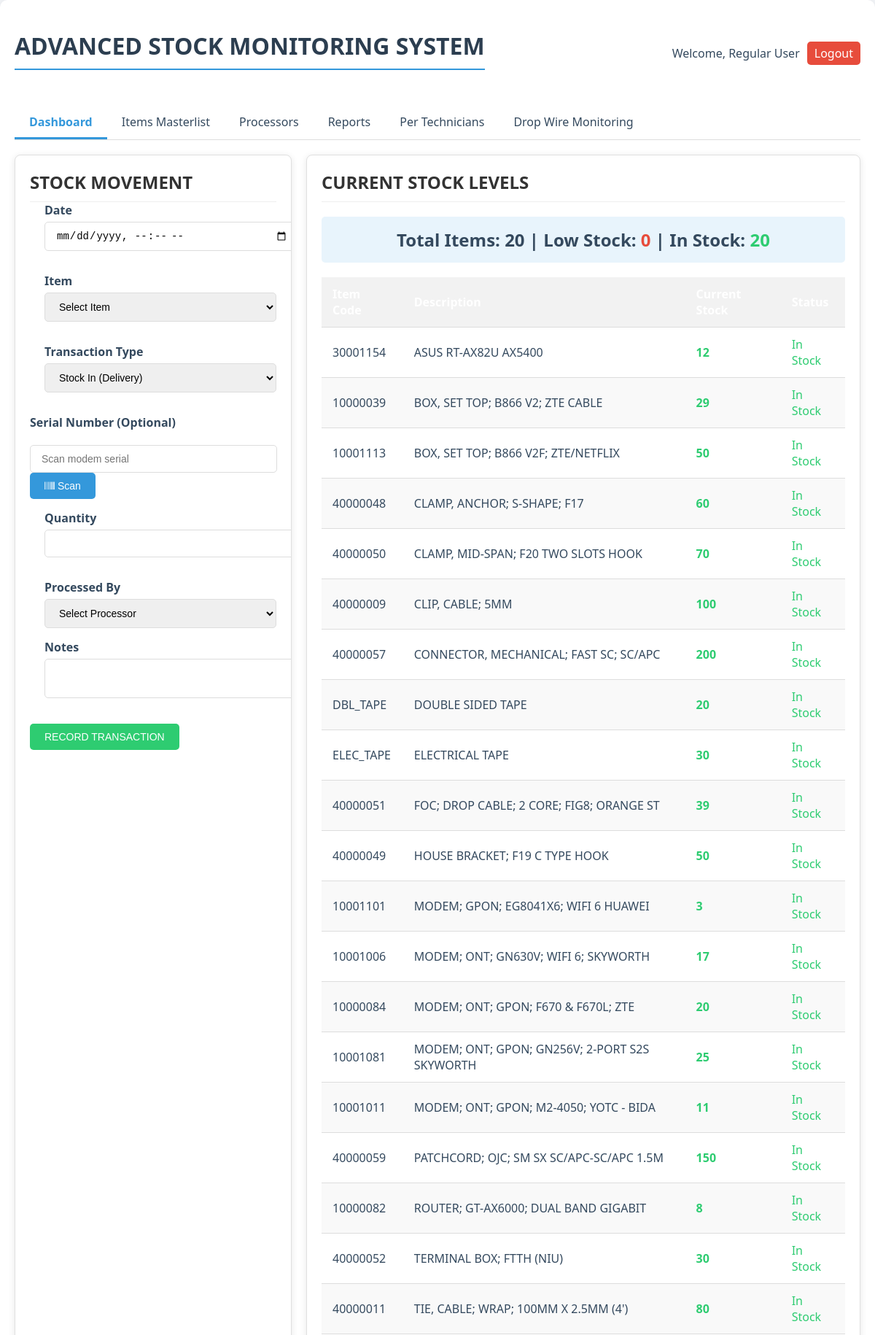
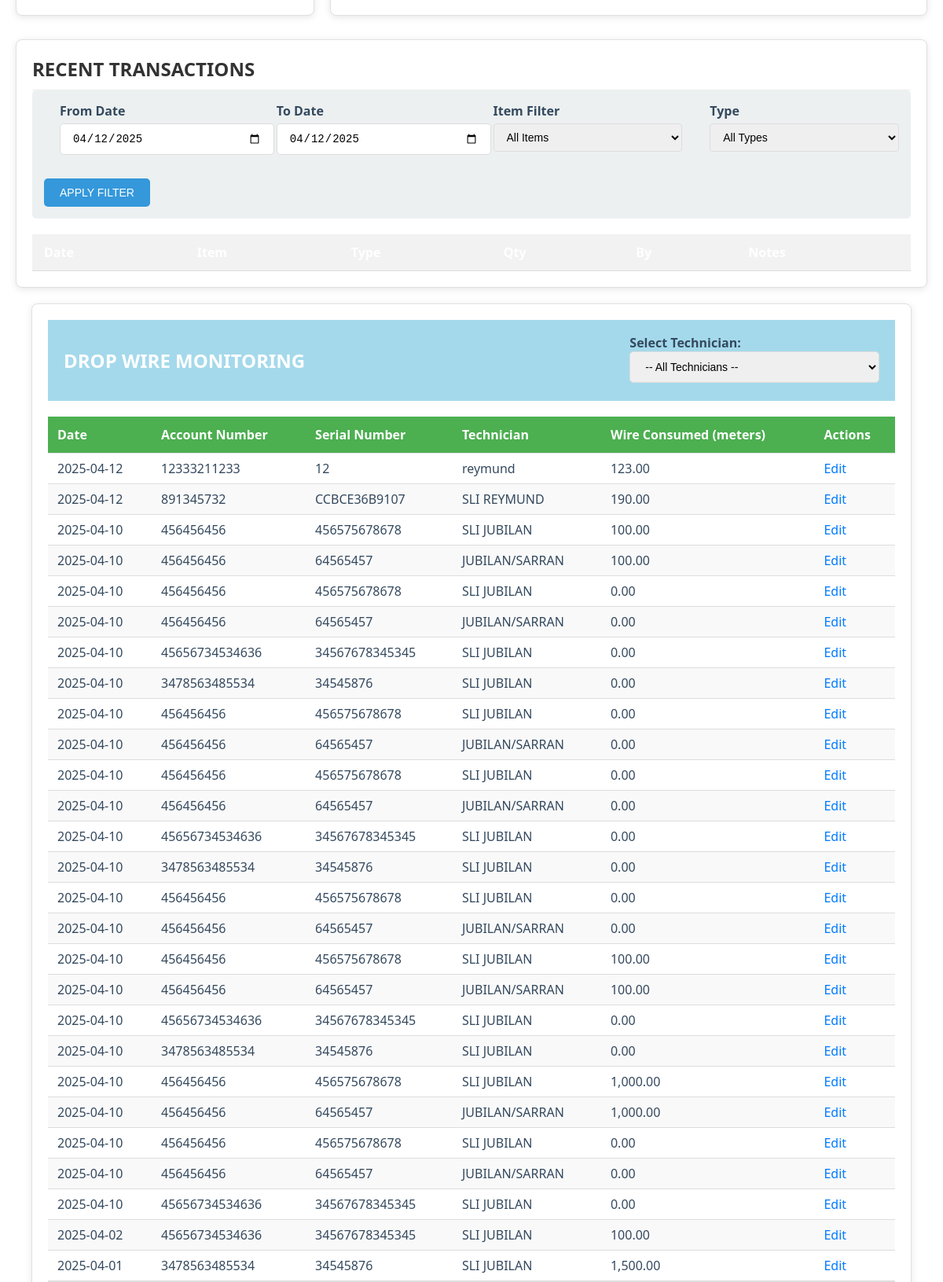
Page /index.php (signed in, upper part) on the committed database (2 pictures, top to bottom).
### tables this page shows
CREATE TABLE `items` (
  `item_code` varchar(20) NOT NULL,
  `description` varchar(255) NOT NULL,
  `category` varchar(50) NOT NULL,
  `current_stock` int(11) NOT NULL DEFAULT 0,
  `min_stock` int(11) NOT NULL DEFAULT 0
);

CREATE TABLE `drop_wire_consumption` (
  `id` int(11) NOT NULL,
  `account_number` varchar(255) NOT NULL,
  `serial_number` varchar(255) NOT NULL,
  `technician_name` varchar(255) NOT NULL,
  `drop_wire_consumed` float NOT NULL,
  `date` date NOT NULL
);

CREATE TABLE `transactions` (
  `transaction_id` int(11) NOT NULL,
  `transaction_date` datetime NOT NULL,
  `item_code` varchar(20) NOT NULL,
  `transaction_type` enum('in','out','adjust') NOT NULL,
  `quantity` int(11) NOT NULL,
  `processed_by` varchar(50) NOT NULL,
  `notes` text DEFAULT NULL,
  `serial_number` varchar(50) DEFAULT NULL,
  `account_number` varchar(100) DEFAULT NULL,
  `status` varchar(100) DEFAULT NULL,
  `last_realesby` varchar(100) DEFAULT NULL,
  `updated_at` timestamp NOT NULL DEFAULT current_timestamp() ON UPDATE current_timestamp()
);

### index.php (the view, shortened to what this page needs)
<?php
require_once 'config.php';
$current_user = $_SESSION['full_name'];
$tab = isset($_GET['tab']) ? $_GET['tab'] : 'dashboard';
$stockLevels = $pdo->query("
    SELECT i.*,
           CASE
               WHEN i.current_stock <= 0 THEN 'Out of Stock'
               WHEN i.current_stock <= i.min_stock THEN 'Low Stock'
               ELSE 'In Stock'
           END AS status
    FROM items i
    ORDER BY i.description
")->fetchAll();
$summary = $pdo->query("
    SELECT
        COUNT(*) as total_items,
        SUM(CASE WHEN current_stock <= 0 THEN 1 ELSE 0 END) as out_of_stock,
        SUM(CASE WHEN current_stock > 0 AND current_stock <= min_stock THEN 1 ELSE 0 END) as low_stock,
        SUM(CASE WHEN current_stock > min_stock THEN 1 ELSE 0 END) as in_stock
    FROM items
")->fetch();
function getDropWireConsumption($pdo, $technician = null, $startDate = null, $endDate = null) {
    $query = "
        SELECT dwc.*, t.account_number, t.serial_number, t.processed_by AS technician_name
        FROM drop_wire_consumption AS dwc
        JOIN transactions AS t ON dwc.account_number = t.account_number
        WHERE 1=1
    ";
    $params = [];
    $query .= " ORDER BY dwc.date DESC";
    $stmt = $pdo->prepare($query);
    $stmt->execute($params);
    return $stmt->fetchAll(PDO::FETCH_ASSOC);
}
try {
    $selectedTech = $_GET['technician'] ?? '';
    $startDate = $_GET['start_date'] ?? null;
    $endDate = $_GET['end_date'] ?? null;
    $consumptionData = getDropWireConsumption($pdo, $selectedTech, $startDate, $endDate);
} catch (Exception $e) {
    echo json_encode(['error' => $e->getMessage()]);
    exit();
} catch (PDOException $e) {
    echo json_encode(['error' => 'Database error: ' . $e->getMessage()]);
    exit();
}
?>
<!DOCTYPE html>
<html lang="en">
<head>
    <link rel="stylesheet" href="https://cdnjs.cloudflare.com/ajax/libs/font-awesome/5.15.4/css/all.min.css">
    <link rel="stylesheet" href="styles.css">
</head>
    <div class="container">
        <div class="header">
            <h1>ADVANCED STOCK MONITORING SYSTEM</h1>
            <div class="user-info">
                <span>Welcome, <?php echo htmlspecialchars($current_user); ?></span>
                <a href="logout.php" class="logout-btn">Logout</a>
            </div>
        </div>
        <div class="tabs">
            <div class="tab <?php echo $tab === 'dashboard' ? 'active' : ''; ?>" onclick="switchTab('dashboard')">Dashboard</div>
            <div class="tab <?php echo $tab === 'items' ? 'active' : ''; ?>" onclick="switchTab('items')">Items Masterlist</div>
             <div class="tab <?= $tab === 'processors' ? 'active' : '' ?>" onclick="switchTab('processors')">Processors</div>
            <div class="tab <?php echo $tab === 'reports' ? 'active' : ''; ?>" onclick="switchTab('reports')">Reports</div>
             <div class="tab <?php echo $tab === 'technicians' ? 'active' : ''; ?>" onclick="switchTab('technicians')">Per Technicians</div>
            <div class="tab <?php echo $tab === 'dropwire' ? 'active' : ''; ?>" onclick="switchTab('dropwire')">Drop Wire Monitoring</div>
        </div>
        <div id="dashboard" class="tab-content <?php echo $tab === 'dashboard' ? 'active' : ''; ?>">
            <div class="dashboard">
                <div class="card">
                    <div class="card-title">STOCK MOVEMENT</div>
                    <form method="POST" action="index.php">
                        <div class="form-row">
                            <div class="form-group">
                                <label>Date</label>
                                <input type="datetime-local" name="trans_date" value="<?php date('Y-m-d\TH:i'); ?>" required>
                            </div>
                        </div>
                        <div class="form-row">
                            <div class="form-group">
                                <label>Item</label>
                                <select name="item_code" required>
                                    <option value="">Select Item</option>
                                </select>
                            </div>
                            <div class="form-group">
                                <label>Transaction Type</label>
                                <select name="trans_type" required>
                                    <option value="in">Stock In (Delivery)</option>
                                </select>
                            </div>
                            <label>Serial Number (Optional)</label>
    <div class="serial-input-group">
        <input type="text" name="serial_number" id="serialNumberInput" placeholder="Scan modem serial">
        <button type="button" class="btn" onclick="startSerialScanner()">
            <i class="fas fa-barcode"></i> Scan
        </button>
    </div>
                        </div>
                        <div class="form-row">
                            <div class="form-group">
                                <label>Quantity</label>
                                <input type="number" name="quantity" min="1" required>
                            </div>
                        </div>
        <div class="form-group">
    <label>Processed By</label>
    <select name="processed_by" required>
        <option value="">Select Processor</option>
    </select>
</div>
                        <div class="form-row">
                            <div class="form-group">
                                <label>Notes</label>
                                <textarea name="notes" rows="2"></textarea>
                            </div>
                        </div>
                        <button type="submit" class="btn btn-success">RECORD TRANSACTION</button>
                    </form>
                </div>
                <div class="card">
                    <div class="card-title">CURRENT STOCK LEVELS</div>
                    <div class="current-stock">
                        Total Items: <span id="totalItems"><?php echo $summary['total_items']; ?></span> |
                        Low Stock: <span id="lowStock" class="low-stock"><?php echo $summary['low_stock']; ?></span> |
                        In Stock: <span id="inStock" class="high-stock"><?php echo $summary['in_stock']; ?></span>
                    </div>
                    <table id="stockLevels">
                        <thead>
                            <tr>
                                <th>Item Code</th>
                                <th>Description</th>
                                <th>Current Stock</th>
                                <th>Status</th>
                            </tr>
                        </thead>
                        <tbody>
                            <?php foreach ($stockLevels as $item): ?>
                                <tr>
                                    <td><?php echo htmlspecialchars($item['item_code']); ?></td>
                                    <td><?php echo htmlspecialchars($item['description']); ?></td>
                                    <td class="stock-level <?php
                                        echo $item['current_stock'] <= 0 ? 'low-stock' :
                                            ($item['current_stock'] <= $item['min_stock'] ? 'medium-stock' : 'high-stock');
                                    ?>">
                                        <?php echo $item['current_stock']; ?>
                                    </td>
                                    <td class="<?php
                                        echo $item['current_stock'] <= 0 ? 'low-stock' :
                                            ($item['current_stock'] <= $item['min_stock'] ? 'medium-stock' : 'high-stock');
                                    ?>">
                                        <?php echo $item['status']; ?>
                                    </td>
                                </tr>
                            <?php endforeach; ?>
                        </tbody>
                    </table>
                </div>
            </div>
           <div class="card">
    <div class="card-title">RECENT TRANSACTIONS</div>
    <div class="search-filter">
        <div class="form-row">
            <div class="form-group">
                <label>From Date</label>
                <input type="date" id="fromDate" value="<?= date('Y-m-d') ?>">
            </div>
            <div class="form-group">
                <label>To Date</label>
                <input type="date" id="toDate" value="<?= date('Y-m-d') ?>">
            </div>
            <div class="form-group">
                <label>Item Filter</label>
                <select id="itemFilter">
                    <option value="">All Items</option>
                </select>
            </div>
            <div class="form-group">
                <label>Type</label>
                <select id="typeFilter">
                    <option value="">All Types</option>
                </select>
            </div>
        </div>
        <button class="btn" id="applyFilter">APPLY FILTER</button>
    </div>
    <table id="transHistory">
        <thead>
            <tr>
                <th>Date</th>
                <th>Item</th>
                <th>Type</th>
                <th>Qty</th>
                <th>By</th>
                <th>Notes</th>
            </tr>
        </thead>
    </table>
</div>
        </div>
<div id="dropwire">
        <div class="card">
            <div class="card-header">
                     <h2>DROP WIRE MONITORING</h2>
                <form id="technician-form">
                    <label>Select Technician:
                        <select name="technician">
                            <option value="">-- All Technicians --</option>
                        </select>
                    </label>
                </form>
            </div>
            <table id="dropwire-table">
                <thead style="display: table-header-group; background: #f8f9fa;">
                    <tr>
                        <th>Date</th>
                        <th>Account Number</th>
                        <th>Serial Number</th>
                        <th>Technician</th>
                        <th>Wire Consumed (meters)</th>
                        <th>Actions</th>
                    </tr>
                </thead>
                <tbody>
                    <?php if (empty($consumptionData)): ?>
                    <tr>
                        <td colspan="6">No data found</td>
                    </tr>
                    <?php else: ?>
                    <?php foreach ($consumptionData as $row): ?>
                    <tr>
                        <td><?= htmlspecialchars($row['date']) ?></td>
                        <td><?= htmlspecialchars($row['account_number']) ?></td>
                        <td><?= htmlspecialchars($row['serial_number']) ?></td>
                        <td><?= htmlspecialchars($row['technician_name']) ?></td>
                        <td><?= number_format($row['drop_wire_consumed'], 2) ?></td>
                       <td><a href="#" class="edit-button" data-id="<?= $row['id'] ?>">Edit</a></td>
                    </tr>
                    <?php endforeach; ?>
                    <?php endif; ?>
                </tbody>
            </table>
        </div>
    </div>
</body>
</html>

### styles.css (style rules this page uses)
:root { --primary: #3498db; --secondary: #2c3e50; --success: #2ecc71; --danger: #e74c3c; --light: #ecf0f1; --dark: #34495e; }
.container { max-width: 1200px; margin: 0 auto; background: white; padding: 20px; border-radius: 10px; box-shadow: 0 0 20px rgba(0,0,0,0.1); }
h1 { text-align: center; color: var(--secondary); margin-bottom: 30px; border-bottom: 2px solid var(--primary); padding-bottom: 10px; }
.dashboard { display: grid; grid-template-columns: 1fr 2fr; gap: 20px; margin-bottom: 30px; }
.card { background: white; border-radius: 8px; padding: 20px; box-shadow: 0 2px 10px rgba(0,0,0,0.05); border-top: 4px solid var(--primary); }
.card-title { font-weight: 600; color: var(--primary); margin-bottom: 15px; font-size: 18px; }
.form-row { display: flex; gap: 15px; margin-bottom: 15px; flex-wrap: wrap; }
.form-group { flex: 1; min-width: 200px; }
label { display: block; margin-bottom: 5px; font-weight: 500; color: var(--dark); }
input, select, textarea { width: 100%; padding: 10px 15px; border: 1px solid #ddd; border-radius: 5px; font-size: 14px; transition: all 0.3s; }
.btn { background: var(--primary); color: white; border: none; padding: 10px 20px; border-radius: 5px; cursor: pointer; font-size: 14px; transition: all 0.3s; }
.btn-success { background: var(--success); }
table { width: 100%; border-collapse: collapse; margin-top: 20px; }
th { background: var(--primary); color: white; padding: 12px 15px; text-align: left; }
td { padding: 10px 15px; border-bottom: 1px solid #eee; }
tr:nth-child(even) { background: #f9f9f9; }
.stock-level { font-weight: bold; }
.low-stock { color: var(--danger); }
.high-stock { color: var(--success); }
.search-filter { background: var(--light); padding: 15px; border-radius: 5px; margin-bottom: 20px; }
.current-stock { font-size: 24px; font-weight: bold; text-align: center; margin: 20px 0; padding: 15px; background: #e8f4fc; border-radius: 5px; }
.tabs { display: flex; margin-bottom: 20px; border-bottom: 1px solid #ddd; }
.tab { padding: 10px 20px; cursor: pointer; border-bottom: 3px solid transparent; }
.tab.active { border-bottom-color: var(--primary); color: var(--primary); font-weight: bold; }
.tab-content { display: none; }
.tab-content.active { display: block; }
.header { display: flex; justify-content: space-between; align-items: center; margin-bottom: 20px; }
.user-info { display: flex; align-items: center; gap: 10px; }
.logout-btn { background: var(--danger); color: white; border: none; padding: 5px 10px; border-radius: 5px; cursor: pointer; }
.search-filter select { padding: 8px 12px; border: 1px solid #ddd; border-radius: 4px; width: 100%; }
.form-group { margin-bottom: 15px; }
label { display: block; margin-bottom: 5px; font-weight: bold; }
#dropwire { max-width: 1200px; margin: 0 auto; }
.card { background: white; border-radius: 8px; box-shadow: 0 2px 4px rgba(0,0,0,0.1); padding: 20px; }
.card-title { font-size: 24px; font-weight: bold; margin-bottom: 20px; color: #333; border-bottom: 1px solid #eee; padding-bottom: 10px; }
th, td { padding: 12px 15px; text-align: left; border-bottom: 1px solid #ddd; }
th { background-color: #f2f2f2; font-weight: bold; }
a { color: #007bff; text-decoration: none; }
#dropwire { font-family: 'Segoe UI', Tahoma, Geneva, Verdana, sans-serif; margin: 20px; }
.card { border: 1px solid #e0e0e0; border-radius: 8px; box-shadow: 0 2px 10px rgba(0, 0, 0, 0.1); overflow: hidden; }
.card-header { background: #a4d9eb; color: white; padding: 15px 20px; display: flex; justify-content: space-between; align-items: center; }
.card-title { margin: 0; font-size: 1.5rem; }
.form-group { margin-left: 20px; }
#dropwire-table { width: 100%; border-collapse: collapse; }
#dropwire-table th { padding: 12px; text-align: left; background: #4CAF50; color: white; }
#dropwire-table td { padding: 8px 12px; border-bottom: 1px solid #ddd; }

### rows in the picture
items: item_code "30001154", description "ASUS RT-AX82U AX5400", current_stock "12", status "In Stock"
items: item_code "10000039", description "BOX, SET TOP; B866 V2; ZTE CABLE", current_stock "29", status "In Stock"
items: item_code "10001113", description "BOX, SET TOP; B866 V2F; ZTE/NETFLIX", current_stock "50", status "In Stock"
items: item_code "40000048", description "CLAMP, ANCHOR; S-SHAPE; F17", current_stock "60", status "In Stock"
items: item_code "40000050", description "CLAMP, MID-SPAN; F20 TWO SLOTS HOOK", current_stock "70", status "In Stock"
items: item_code "40000009", description "CLIP, CABLE; 5MM", current_stock "100", status "In Stock"
items: item_code "40000057", description "CONNECTOR, MECHANICAL; FAST SC; SC/APC", current_stock "200", status "In Stock"
items: item_code "DBL_TAPE", description "DOUBLE SIDED TAPE", current_stock "20", status "In Stock"
items: item_code "ELEC_TAPE", description "ELECTRICAL TAPE", current_stock "30", status "In Stock"
items: item_code "40000051", description "FOC; DROP CABLE; 2 CORE; FIG8; ORANGE ST", current_stock "39", status "In Stock"
items: item_code "40000049", description "HOUSE BRACKET; F19 C TYPE HOOK", current_stock "50", status "In Stock"
items: item_code "10001101", description "MODEM; GPON; EG8041X6; WIFI 6 HUAWEI", current_stock "3", status "In Stock"
items: item_code "10001006", description "MODEM; ONT; GN630V; WIFI 6; SKYWORTH", current_stock "17", status "In Stock"
items: item_code "10000084", description "MODEM; ONT; GPON; F670 & F670L; ZTE", current_stock "20", status "In Stock"
items: item_code "10001081", description "MODEM; ONT; GPON; GN256V; 2-PORT S2S SKYWORTH", current_stock "25", status "In Stock"
items: item_code "10001011", description "MODEM; ONT; GPON; M2-4050; YOTC - BIDA", current_stock "11", status "In Stock"
items: item_code "40000059", description "PATCHCORD; OJC; SM SX SC/APC-SC/APC 1.5M", current_stock "150", status "In Stock"
items: item_code "10000082", description "ROUTER; GT-AX6000; DUAL BAND GIGABIT", current_stock "8", status "In Stock"
items: item_code "40000052", description "TERMINAL BOX; FTTH (NIU)", current_stock "30", status "In Stock"
items: item_code "40000011", description "TIE, CABLE; WRAP; 100MM X 2.5MM (4')", current_stock "80", status "In Stock"
drop_wire_consumption: date "2025-04-12", transactions.account_number "12333211233", transactions.serial_number "12", transactions.processed_by "reymund", drop_wire_consumed "123.00"
drop_wire_consumption: date "2025-04-12", transactions.account_number "891345732", transactions.serial_number "CCBCE36B9107", transactions.processed_by "SLI REYMUND", drop_wire_consumed "190.00"
drop_wire_consumption: date "2025-04-10", transactions.account_number "456456456", transactions.serial_number "456575678678", transactions.processed_by "SLI JUBILAN", drop_wire_consumed "100.00", transactions.serial_number "64565457", transactions.processed_by "JUBILAN/SARRAN"
drop_wire_consumption: date "2025-04-10", transactions.account_number "456456456", transactions.serial_number "456575678678", transactions.processed_by "SLI JUBILAN", drop_wire_consumed "0.00", transactions.serial_number "64565457", transactions.processed_by "JUBILAN/SARRAN"
drop_wire_consumption: date "2025-04-10", transactions.account_number "45656734534636", transactions.serial_number "34567678345345", transactions.processed_by "SLI JUBILAN", drop_wire_consumed "0.00"
drop_wire_consumption: date "2025-04-10", transactions.account_number "3478563485534", transactions.serial_number "34545876", transactions.processed_by "SLI JUBILAN", drop_wire_consumed "0.00"
drop_wire_consumption: date "2025-04-10", transactions.account_number "456456456", transactions.serial_number "456575678678", transactions.processed_by "SLI JUBILAN", drop_wire_consumed "0.00", transactions.serial_number "64565457", transactions.processed_by "JUBILAN/SARRAN"
drop_wire_consumption: date "2025-04-10", transactions.account_number "456456456", transactions.serial_number "456575678678", transactions.processed_by "SLI JUBILAN", drop_wire_consumed "0.00", transactions.serial_number "64565457", transactions.processed_by "JUBILAN/SARRAN"
drop_wire_consumption: date "2025-04-10", transactions.account_number "45656734534636", transactions.serial_number "34567678345345", transactions.processed_by "SLI JUBILAN", drop_wire_consumed "0.00"
drop_wire_consumption: date "2025-04-10", transactions.account_number "3478563485534", transactions.serial_number "34545876", transactions.processed_by "SLI JUBILAN", drop_wire_consumed "0.00"
drop_wire_consumption: date "2025-04-10", transactions.account_number "456456456", transactions.serial_number "456575678678", transactions.processed_by "SLI JUBILAN", drop_wire_consumed "0.00", transactions.serial_number "64565457", transactions.processed_by "JUBILAN/SARRAN"
drop_wire_consumption: date "2025-04-10", transactions.account_number "456456456", transactions.serial_number "456575678678", transactions.processed_by "SLI JUBILAN", drop_wire_consumed "100.00", transactions.serial_number "64565457", transactions.processed_by "JUBILAN/SARRAN"
drop_wire_consumption: date "2025-04-10", transactions.account_number "45656734534636", transactions.serial_number "34567678345345", transactions.processed_by "SLI JUBILAN", drop_wire_consumed "0.00"
drop_wire_consumption: date "2025-04-10", transactions.account_number "3478563485534", transactions.serial_number "34545876", transactions.processed_by "SLI JUBILAN", drop_wire_consumed "0.00"
drop_wire_consumption: date "2025-04-10", transactions.account_number "456456456", transactions.serial_number "456575678678", transactions.processed_by "SLI JUBILAN", drop_wire_consumed "1,000.00", transactions.serial_number "64565457", transactions.processed_by "JUBILAN/SARRAN"
drop_wire_consumption: date "2025-04-10", transactions.account_number "456456456", transactions.serial_number "456575678678", transactions.processed_by "SLI JUBILAN", drop_wire_consumed "0.00", transactions.serial_number "64565457", transactions.processed_by "JUBILAN/SARRAN"
drop_wire_consumption: date "2025-04-10", transactions.account_number "45656734534636", transactions.serial_number "34567678345345", transactions.processed_by "SLI JUBILAN", drop_wire_consumed "0.00"
drop_wire_consumption: date "2025-04-02", transactions.account_number "45656734534636", transactions.serial_number "34567678345345", transactions.processed_by "SLI JUBILAN", drop_wire_consumed "100.00"
drop_wire_consumption: date "2025-04-01", transactions.account_number "3478563485534", transactions.serial_number "34545876", transactions.processed_by "SLI JUBILAN", drop_wire_consumed "1,500.00"

### other values in the picture
$current_user "Regular User"
$summary['total_items'] "20"
$summary['low_stock'] "0"
$summary['in_stock'] "20"
